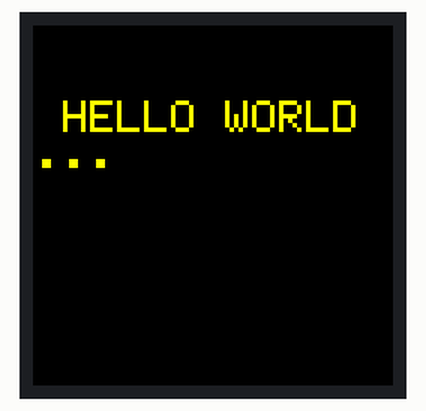
This sketch was run on a simulated ESP8266 (NodeMCU). Parts: 240×240 colour display. What the sketch prints to the serial monitor is not drawn.

Above: at 0.3 s.

The sketch:

tft_13.ino
```cpp
// ST_7789_240x240TFT_ESP8266_most simple
// Floris Wouterlood 21 December 2019
// public domain
// sketch for NodeMCU ESP8266
// displays HELLO WORLD on a 1.3 inch 3.3V TFT_display with ST7789 controller
// 240 x 240 pixels in this confguration

#include <Adafruit_ST7789.h> // hardware-specific library for ST7789
#include <SPI.h>

#define TFT_DC D1 // pin of your choice
#define TFT_RST D0 // pin of your choice
#define TFT_MOSI D7 // fixed pin
#define TFT_SCLK D5 // fixed pin
#define TFT_CS D8

Adafruit_ST7789 tft = Adafruit_ST7789(TFT_CS, TFT_DC, TFT_RST);

void setup(void) {

Serial.begin (9600);
Serial.println (); // cut the gibberish first line Serial Monitor
Serial.println ();
Serial.print ("Hello World"); // test Serial Monitor

tft.init (240, 240); // initialize a ST7789 chip, 240×240 pixels
tft.fillScreen (ST77XX_BLACK);
tft.setCursor (20, 50);
tft.setTextColor (ST77XX_YELLOW);
tft.setTextSize (3);
tft.println ("HELLO WORLD"); // initialization message on the TFT display
tft.println ("...");
}

void loop (){

}
```
